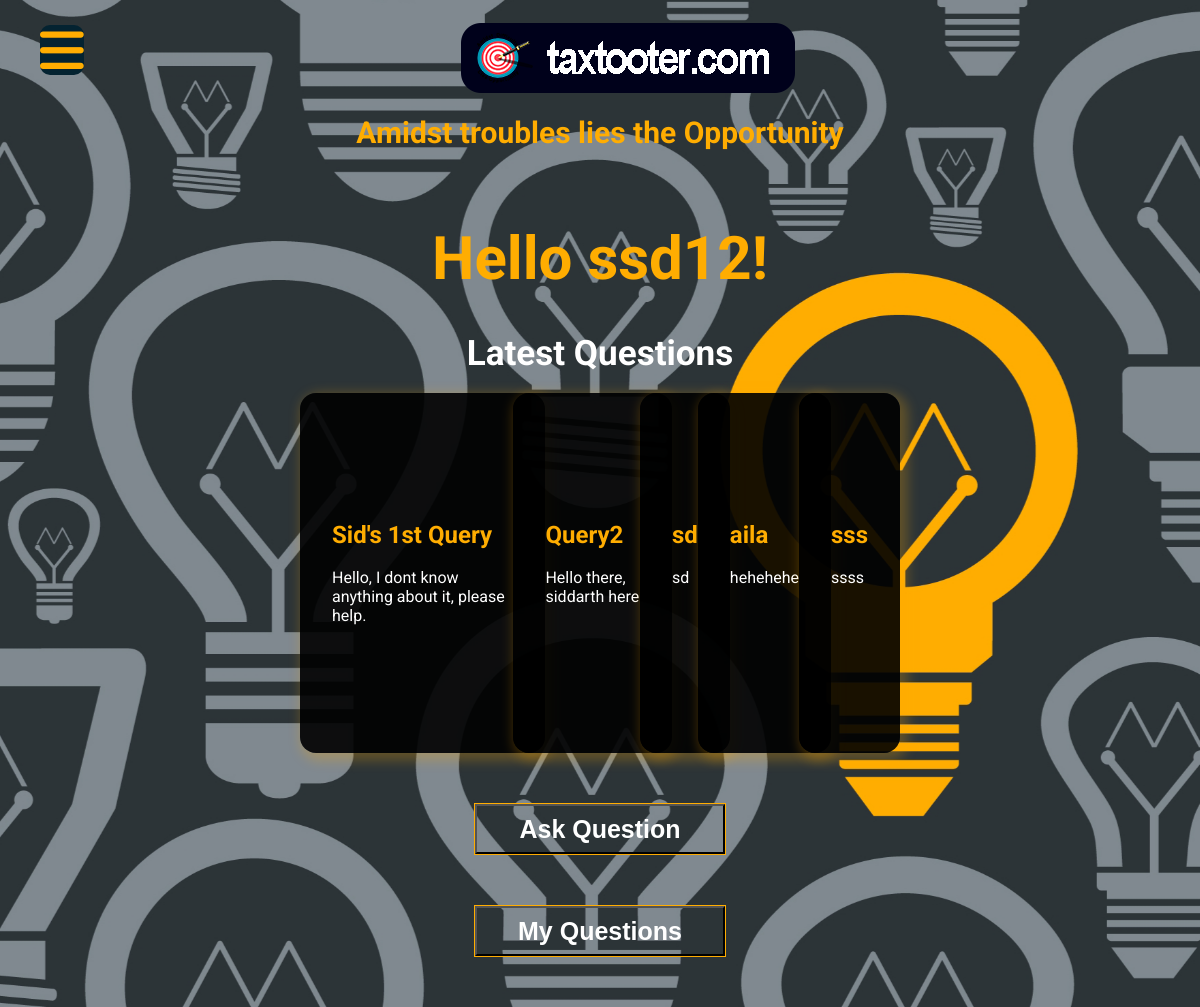
Page /dashboard (signed in) on the committed database.
### main.py (models this page shows)
class User(UserMixin, db.Model, SerializerMixin):
    __tablename__ = "user"
    serialize_rules = ('-doubt.user', '-subqueries.user',
                       '-doubt.subqueries.user', '-subqueries.doubt')
    id = db.Column(db.Integer, primary_key=True, autoincrement=True)
    username = db.Column(db.String(15), unique=True)
    email = db.Column(db.String(50), unique=True)
    password = db.Column(db.String(80))
    isAdmin = db.Column(db.Integer, default=0)
    doubt = db.relationship('Doubts', backref='user')
    subqueries = db.relationship('SubQueries', backref='user')

class Doubts(db.Model, SerializerMixin):
    __tablename__ = "doubts"
    serialize_rules = ('-subqueries.doubt',)
    id = db.Column(db.Integer, primary_key=True, autoincrement=True)
    userid = db.Column(db.Integer, db.ForeignKey("user.id"))
    userqrynum = db.Column(db.Integer)
    title = db.Column(db.Text)
    query = db.Column(db.Text)
    reply = db.Column(db.Text)
    upload = db.Column(db.Text)
    asked_timestamp = db.Column(db.DateTime, default=datetime.utcnow)
    reply_timestamp = db.Column(db.DateTime)
    subqueries = db.relationship('SubQueries', backref='doubt')

### main.py (the view)
@app.route('/dashboard')
@login_required
def dashboard():
    if current_user.isAdmin == 1:
        return render_template('admin_dashboard.html')
    else:
        return render_template('dashboard.html',queries=current_user.doubt)

### main.py (called while the page is built)
@login_manager.user_loader
def load_user(user_id):
    return User.query.get(int(user_id))

@app.context_processor
def loggedn_in_user():
    return dict(logged_in=current_user.is_authenticated)

@app.context_processor
def inject_user():
    return dict(user=current_user)

### templates/dashboard.html
{%extends "layout.html"%}
{%block title%}Dashboard{%endblock%} {%block stylesheet%} {{ super() }}
<link rel="stylesheet" href="{{url_for('.static', filename='dashboard.css')}}"> {%endblock%} {%block content%} {{super()}}
<div class="intro">
    <h1>Hello {{user.username}}!</h1>
</div>
<br><br>
<div class="latest-ques">
    <h3>Latest Questions</h3>
</div>
<br>
<div class="card-body">
    <div class="cards">
        {%for qry in queries%} {%if loop.index
        <=5%} <div class="card">
            <h2>{{qry.title}}</h2>
            <br>
            <p>{{qry.query}}</p>
    </div>
    {%endif%} {%endfor%}
</div>
</div>
<div class="btn">
    <a href="{{url_for('askquestion')}}"><button class="button" type="submit" name="button">Ask Question</button></a>
</div>
<div class="btn">
    <a href="{{url_for('myquestions')}}"><button class="button" type="submit" name="button">My Questions</button></a>
</div>
{%endblock%}

### static/style.css (style rules this page uses)
* { padding: 0 !important; margin: 0 !important; list-style: none; text-decoration: none; }
body { font-family: 'Roboto', sans-serif; }

### static/dashboard.css (style rules this page uses)
.card-body { display:grid; place-items:center; background:cover; }
.card { background:rgba(0,0,0,0.9); border-radius:1rem; padding:8rem 2rem 8rem 2rem !important; max-height: 100% !important; transition:0.2s; box-shadow:4px 4px 12px 4px rgba(255,173,1,0.25) !important; }
.card:not(:first-child) { margin-left:-2rem !important; }
h2 { color:#FFAD01; }
.card p { color:white; }
.cards { padding-left:25%; padding-rigt:25%; width:50%; display:flex; }
.btn { position: relative; width: 250px; height:50px; border: solid 1px rgba(255,173,1,1); margin: 50px auto !important;  cursor: pointer; color: rgb(255, 90, 131); overflow: hidden; outline: none; transition: 0.5s; }
.btn .button { width:250px; height:50px; background-color:transparent; font-size:25px; font-weight:bold; color:white; }
.intro { text-align:center; font-size:40px; color:rgb(255,173,1) }
.latest-ques { text-align:center; font-size:30px; color:white; }

### rows in the picture
User: username "ssd12"
Doubts: title "Sid's 1st Query", query "Hello, I dont know anything about it, please help."
Doubts: title "Query2", query "Hello there, siddarth here"
Doubts: title "sd", query "sd"
Doubts: title "aila", query "hehehehe"
Doubts: title "sss", query "ssss"
